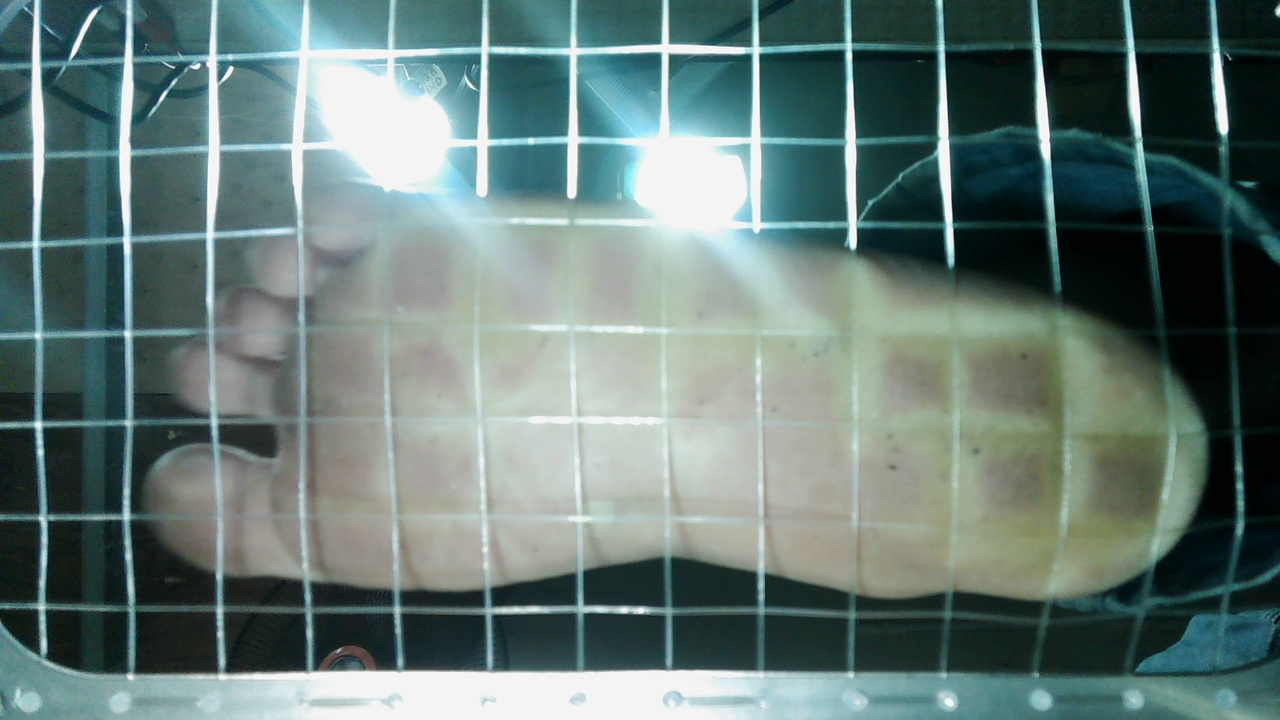
#> input picture src/webcam2_frame_9.jpg, 1280 x 720 px, found by its file name
$ python ve.py
#> lines starting #> are read from the running program, lines starting #| are printed output that depends on the picture; after the words box and inside, x2 and y2 are one past the last pixel; in counts of white or black regions, pixels touching at a corner belong together
import cv2

class RectangleDrawer:
    def __init__(self, image_path):
        # Đọc ảnh từ file
        self.image = cv2.imread(image_path)
#> self.image is the input picture: shape (720, 1280, 3); mean B, G, R 117.6, 121.8, 101.1
        if self.image is None:
            print(f"Không thể đọc ảnh từ {image_path}")
            exit(1)

        # Tạo bản sao của ảnh gốc
        self.clone = self.image.copy()

        # Biến lưu trạng thái vẽ
        self.drawing = False
        self.ix, self.iy = -1, -1
        self.fx, self.fy = -1, -1

        # Kích thước hình chữ nhật cố định
        # self.fixed_width = 1140
        # self.fixed_height = 560
        self.fixed_width = 1145
        self.fixed_height = 578

        # Tạo cửa sổ và thiết lập callback
        cv2.namedWindow('Image')
        cv2.setMouseCallback('Image', self.draw_rectangle)

    def draw_fixed_rectangle(self, frame):
        """Vẽ hình chữ nhật cố định vào giữa ảnh"""
        height, width = frame.shape[:2]
#> height = 720; width = 1280
        x_start = int((width - self.fixed_width) / 2)
#> x_start = 67
        y_start = int((height - self.fixed_height) / 2)
#> y_start = 71
        x_end = x_start + self.fixed_width
#> x_end = 1212
        y_end = y_start + self.fixed_height
#> y_end = 649

        # Vẽ hình chữ nhật cố định màu đỏ
        cv2.rectangle(frame, (x_start, y_start), (x_end, y_end), (0, 0, 255), 2)
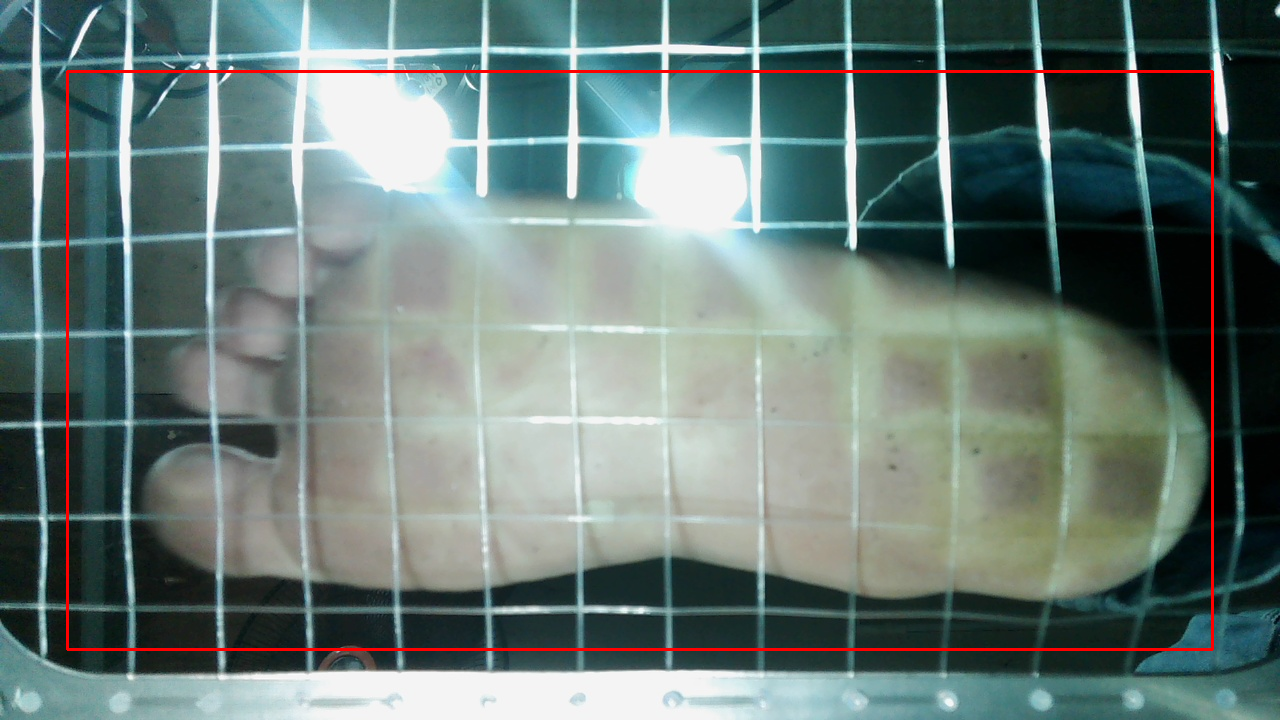
#> frame: shape (720, 1280, 3); mean B, G, R 116.9, 121.1, 103.4

        # Hiển thị thông tin kích thước
        text = f"Fixed: {self.fixed_width}x{self.fixed_height}"
        cv2.putText(frame, text, (x_start, y_start - 10),
                   cv2.FONT_HERSHEY_SIMPLEX, 0.5, (0, 0, 255), 1)
#> frame: shape (720, 1280, 3); 0.03% of pixels changed, all inside (x1, y1, x2, y2) = (69, 50, 198, 62)

    # [45 lines left out: function draw_rectangle, not called in this run]

    def run(self):
        # Vẽ hình chữ nhật cố định ban đầu
        self.draw_fixed_rectangle(self.clone)

        while True:
            cv2.imshow('Image', self.clone)
            key = cv2.waitKey(1) & 0xFF
#> (key q is pressed here)

            # Nhấn 'r' để reset
            if key == ord('r'):
                self.clone = self.image.copy()
                self.draw_fixed_rectangle(self.clone)

            # Nhấn 'q' để thoát
            elif key == ord('q'):
                break

        cv2.destroyAllWindows()

if __name__ == "__main__":
    # Đường dẫn đến ảnh
    image_path = "/home/ubuntu/Coding/swork/bmd-v3.5/src/webcam2_frame_9.jpg"  # Thay đổi đường dẫn này

    print("Chương trình vẽ hình chữ nhật trên ảnh")
    print("Hướng dẫn:")
    print("- Hình chữ nhật cố định 1140x560 (màu đỏ)")
    print("- Kéo chuột để vẽ hình chữ nhật (màu xanh lá)")
    print("- Nhấn 'r' để reset")
    print("- Nhấn 'q' để thoát")
    drawer = RectangleDrawer(image_path)
    drawer.run()
